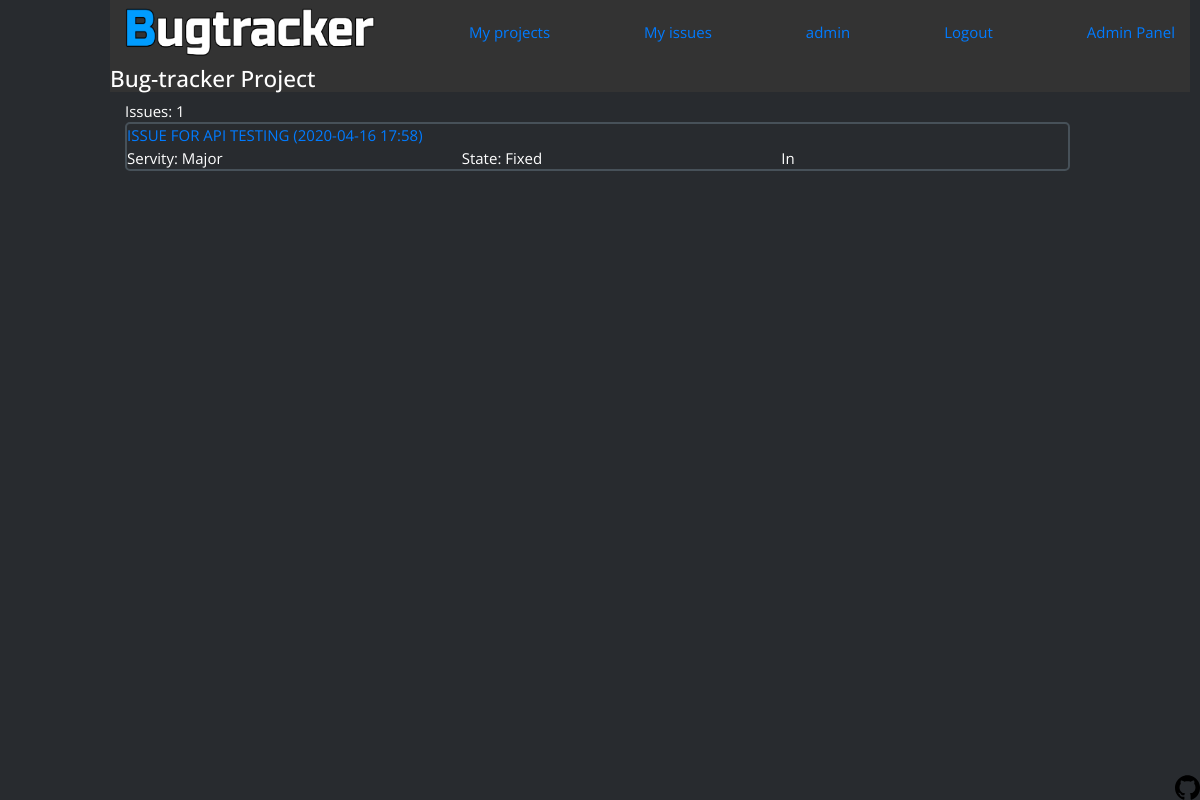
Page /profile/3/issues (signed in) on the committed database.
### data/models.py (models this page shows, shortened)
class User(SqlAlchemyBase, UserMixin, SerializerMixin):
    __tablename__ = 'users'
    id = sqlalchemy.Column(sqlalchemy.Integer,
                           primary_key=True, autoincrement=True)
    username = sqlalchemy.Column(sqlalchemy.String, nullable=False, unique=True)
    hashed_password = sqlalchemy.Column(sqlalchemy.String, nullable=True)
    reg_ip = sqlalchemy.Column(sqlalchemy.String, nullable=True)
    last_ip = sqlalchemy.Column(sqlalchemy.String, nullable=True)
    created_date = sqlalchemy.Column(sqlalchemy.DateTime,
                                     default=datetime.datetime.now)
    role = sqlalchemy.Column(sqlalchemy.String, default='User')
    API_KEY = sqlalchemy.Column(sqlalchemy.String(24))
    issues = orm.relation('Issue',
                          secondary=association_table_user_to_issue,
                          backref='assignees')
    projects = orm.relation('Project',
                            secondary=association_table_user_to_project,
                            backref='members')
    @property
    def is_admin(self) -> bool:
        return self.role == 'Admin'

class Issue(SqlAlchemyBase, SerializerMixin):
    __tablename__ = 'issues'
    id = sqlalchemy.Column(sqlalchemy.Integer,
                           primary_key=True, autoincrement=True, unique=True)
    tracking = sqlalchemy.Column(sqlalchemy.String, unique=True)
    priority = sqlalchemy.Column(sqlalchemy.String, index=True)
    state = sqlalchemy.Column(sqlalchemy.String)
    description = sqlalchemy.Column(sqlalchemy.String)
    steps_to_reproduce = sqlalchemy.Column(sqlalchemy.String)
    summary = sqlalchemy.Column(sqlalchemy.String)
    date_of_creation = sqlalchemy.Column(sqlalchemy.DateTime, default=datetime.datetime.now())
    project_id = sqlalchemy.Column(sqlalchemy.Integer, sqlalchemy.ForeignKey('projects.id'))

### main_app.py (the view)
@app.route('/profile/<user_id>/issues')
@login_required
def profile_issues(user_id):
    session = db_session.create_session()
    user = session.query(User).filter(User.id == user_id).first()
    if user is None:
        session.close()
        logger.info(f'User with User.id={user_id} doesnt exist')
        abort(404)
    if current_user.id != user.id and not current_user.is_admin:
        logger.info(f'User {current_user.username} doesnt have access to {user.username}`s issues')
        abort(403)
    return render_template('user_issues.html', user=user)

### data/db_session.py (called while the page is built)
def create_session() -> Session:
    global __factory
    return __factory()

### main_app.py (called while the page is built)
@login_manager.user_loader
def load_user(user_id):
    session = db_session.create_session()
    loaded_user = session.query(User).get(user_id)
    logger.debug(f'User {loaded_user.username} loaded ')
    session.close()
    return loaded_user

### templates/user_issues.html
{% extends "base.html" %}
{% block content %}
<div class="issues-block">
  <div class=total-issues"> Issues: {{ user.issues|length }} </div>
    {% for issue in user.issues[::-1] %}
      <div class="issue-element">
        <a href="/issue/{{ issue.tracking }}"> {{ issue.summary }} ({{ issue.date_of_creation.strftime('%Y-%m-%d %H:%M') }})</a>
        <div>
          <div class="issue-bottom" align="left">Servity: {{ issue.priority }} </div>
          <div class="issue-bottom" align="center">State: {{ issue.state }} </div>
          <div class="issue-bottom" align="right"> In {{ issue.project.short_project_tag }} </div>
        </div>
      </div>
    {% endfor %}
{% endblock %}

### templates/base.html (shortened to what this page needs)
<!doctype html>
<html lang="en">
<head>
    <link rel="stylesheet"
          href="https://stackpath.bootstrapcdn.com/bootstrap/4.4.1/css/bootstrap.min.css"
>
    <link rel="stylesheet" href="{{ url_for('static', filename='css/my_css.css') }}">
</head>
<body class="my-body">
<header>
    <nav class="navbar navbar-custom">
      <div>
        <a href="/index">
        <img src="{{ url_for('static', filename='img/logo3.png') }}" width="250" height="50" alt="Bugtracker logo">
        </a>
      </div>
      {% if current_user.is_authenticated %}
        <a class="navbar-link" href='/profile/{{ current_user.id }}/projects'>My projects</a>
        <a class="navbar-link" href='/profile/{{ current_user.id }}/issues'>My issues</a>
        <a class="navbar-link" href="/profile/{{ current_user.id }}">{{ current_user.username }}</a>
        <a class="navbar-link" href="/logout">Logout</a>
        {% if current_user.role == 'Admin' %}
          <a class="navbar-link" href="/admin">Admin Panel</a>
        {% endif %}
      {% endif %}
    </nav>
    <h4 class="my-header">Bug-tracker Project</h4>
</header>
<main role="main" class="container">
    {% block content %}{% endblock %}
</main>
<footer>
    <a href="https://github.com/SadnessPWNZ/Bugtracker-Project">
      <div class="open-source-badge" style="align:right;position:absolute;bottom:0;right:0%;"><img src="{{ url_for('static', filename='img/github_logo.svg') }}"alt="Open source" width=25 height=25></div>
    </a>
</body>
</html>

### static/css/my_css.css (style rules this page uses)
* { font-family: 'Open Sans', sans-serif; font-size: 15px; }
.navbar { background-color: #333333; margin-left: 0px; }
.my-header { color: white; background-color: #333333; }
.my-body { color: white; background-color: #282B2F; margin-left: 100px; padding: 0px 10px; }
.project-element, .project-member, .issue-element { display: flex; flex-direction: column; width: 90%; border-style: solid; border-width: 2px; border-radius: 5px; border-color: #475159; margin-bottom: 20px; }
.issue-bottom { display: inline-block; margin-right: 25%; }

### rows in the picture
User: username "admin"
Issue: summary "ISSUE FOR API TESTING", date_of_creation "2020-04-16 17:58", priority "Major", state "Fixed"

### other values in the picture
{{ user.issues|length }} "1"
